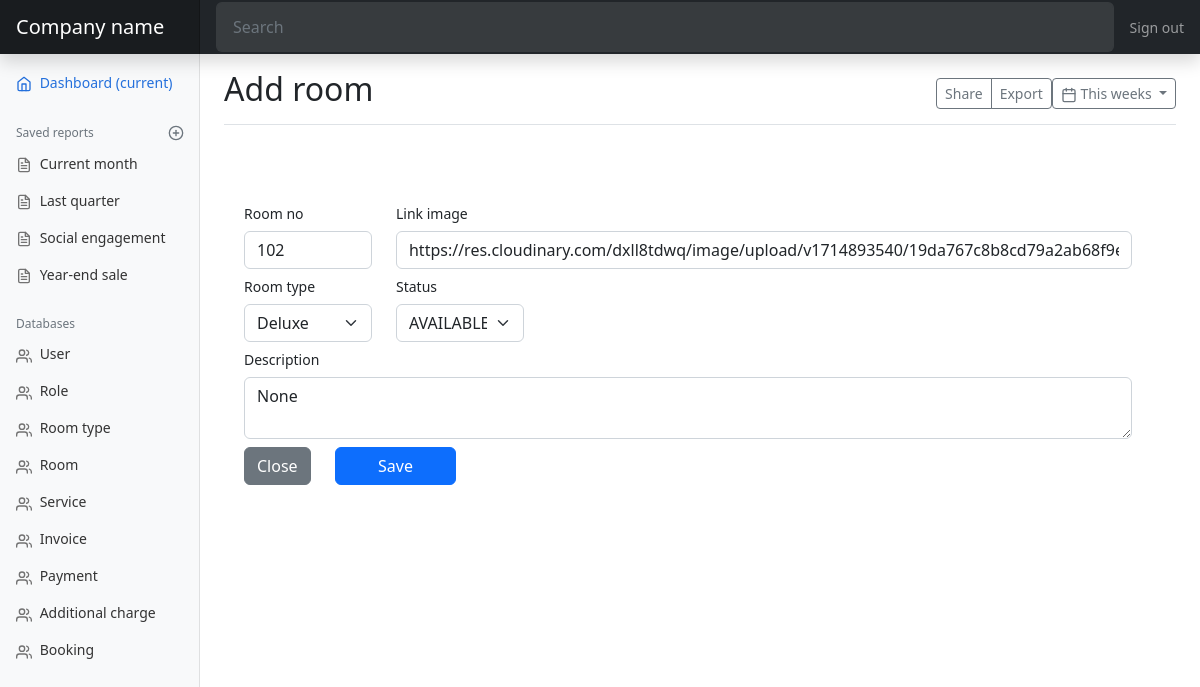
The app's page /edit-room/2, older data.
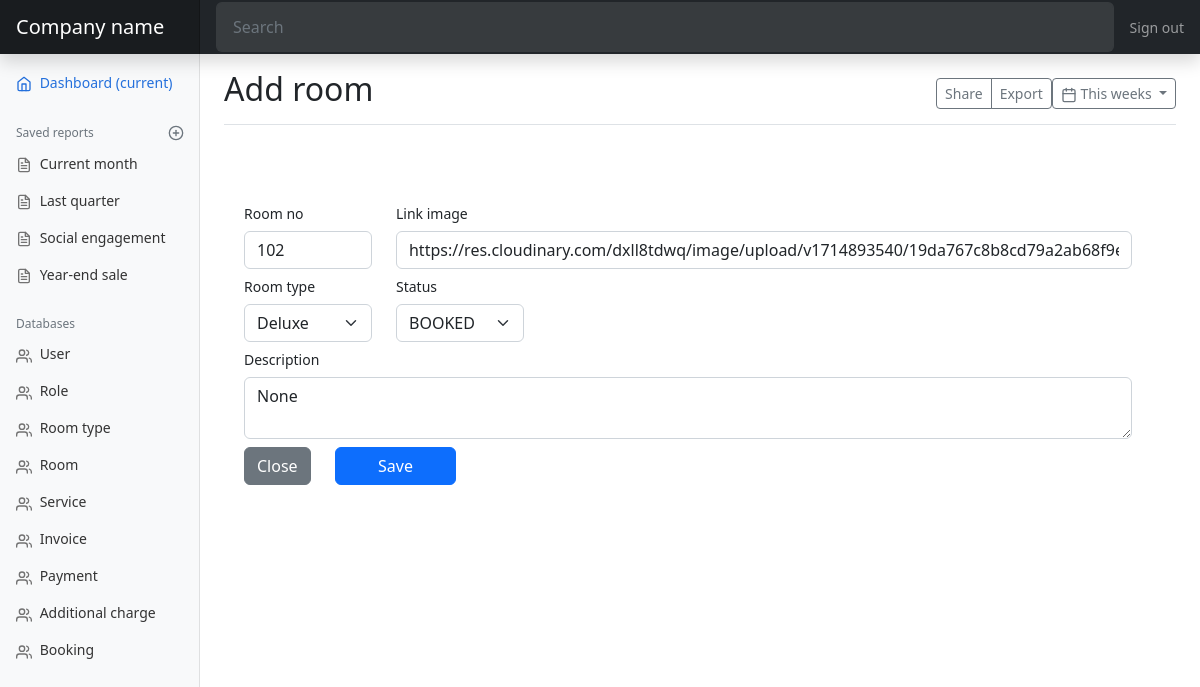
The same page, newer data.
### models.py (models this page shows, shortened)
class Room(db.Model):
    id = db.Column(db.Integer, primary_key=True)
    room_no = db.Column(db.String(50))
    image = db.Column(db.String(255))
    description = db.Column(db.Text)
    room_type_id = db.Column(db.Integer, db.ForeignKey('room_type.id'))
    room_type = db.relationship('RoomType', backref=db.backref('room', lazy=True))
    status = db.Column(db.Enum(RoomStatus))

### views.py (the view, shortened to what this page needs)
@app.route('/edit-room/<int:room_id>', methods=['GET', 'POST'])
def edit_room(room_id):
    room = models.Room.query.get(room_id)
    room_types = models.RoomType.query.all()
    statuses = [status.name for status in models.RoomStatus]
    print(f'ngqp2k: {statuses}')
    return render_template('edit-room.html'
                           , room=room
                           , room_types=room_types
                           , statuses=statuses)

### models.py (called while the page is built)
    def __str__(self) -> str:
        return self.name

### templates/edit-room.html
{% extends 'admin.html' %}
{% block title %}Add room{% endblock %}
{% block content %}
<div class="container">
    <form class="row g-2" method="post" action="#" role="form">
        <div class="row">
            <div class="col-md-2">
                <div class="form-group">
                    <label for="" class="col-form-label">Room no</label>
                    <input type="text" id="first-name" class="form-control" placeholder="Room no" name="room_no"
                        value="{{ room.room_no }}">
                </div>
            </div>
            <div class="col-md-10">
                <div class="form-group">
                    <label for="" class="col-form-label">Link image</label>
                    <input type="text" id="first-name" class="form-control" placeholder="Link image" name="image"
                        value="{{ room.image }}">
                </div>
            </div>
        </div>
        <div class="row">
            <div class="col-md-2">
                <div class="form-group">
                    <label for="" class="col-form-label">Room type</label>
                    <select class="form-select" name="room_type">
                        {% for room_type in room_types %}
                            {% if room_type == room.room_type %}
                                <option selected value="{{ room_type.id }}">{{ room_type }}</option>
                            {% else %}
                                <option value="{{ room_type.id }}">{{ room_type }}</option>
                            {% endif %}
                        {% endfor %}
                    </select>
                </div>
            </div>
            <div class="col-md-2">
                <div class="form-group">
                    <label for="" class="col-form-label">Status</label>
                    <select class="form-select" name="status">
                        {% for status in statuses %}
                            {% if status == room.status.name %}
                                <option selected>{{ status }}</option>
                            {% else %}
                                <option>{{ status }}</option>
                            {% endif %}
                        {% endfor %}
                    </select>
                </div>
            </div>
        </div>
        <div class="row">
            <div class="col-md-12">
                <div class="form-group">
                    <label for="" class="col-form-label">Description</label>
                    <textarea class="form-control" placeholder="Description" name="description">{{ room.description }}</textarea>
                </div>
            </div>
        </div>
        <div class="row pt-2">
            <div class="col-auto">
                <a href="javascript:history.back()" class="btn btn-secondary btn-block">Close</a>
            </div>
            <div class="col-auto">
                <input class="btn btn-primary btn-block" type="submit" value="Save" style="width: 200%;">
            </div>
        </div>
    </form>
</div>
{% endblock %}

Row changes from the older to the newer data that the page shows:
changed Room "None": status "AVAILABLE" → "BOOKED"
